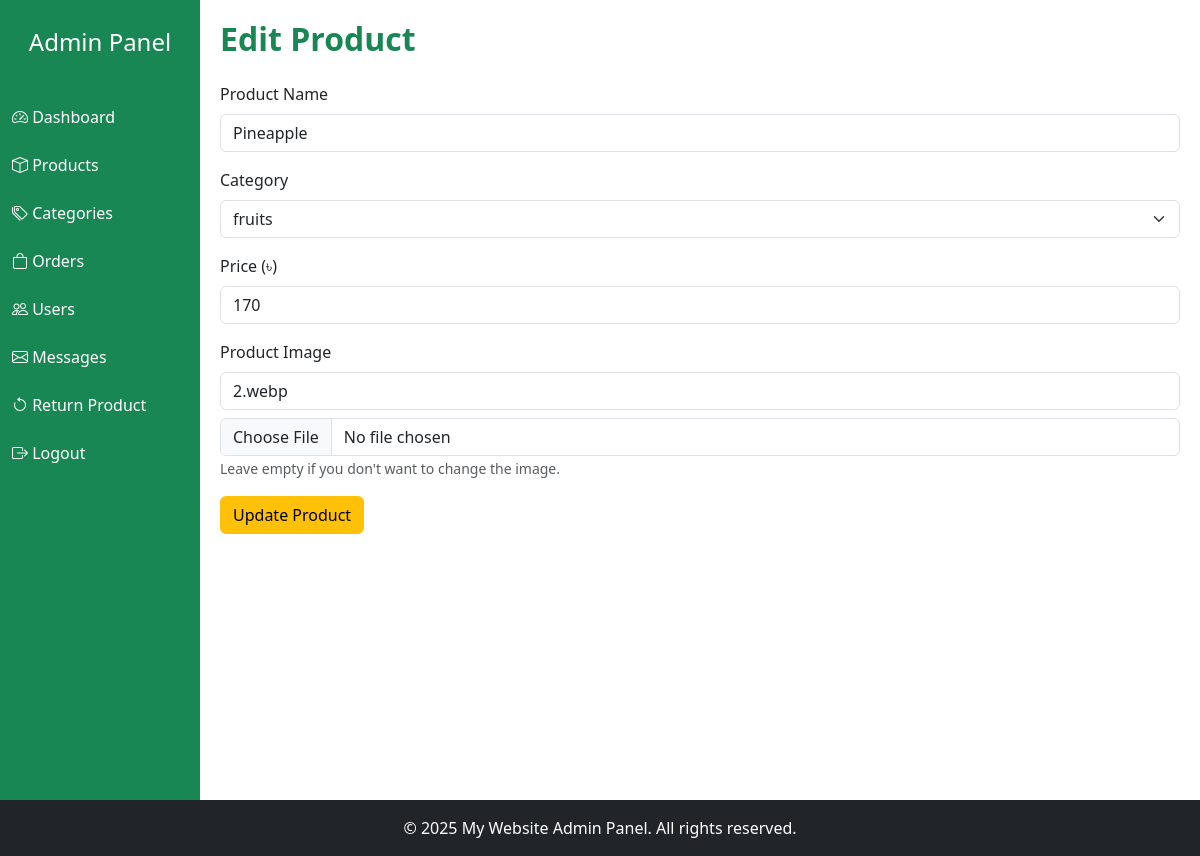
Before: /admin/edit_product.php?id=27 with the older database file.
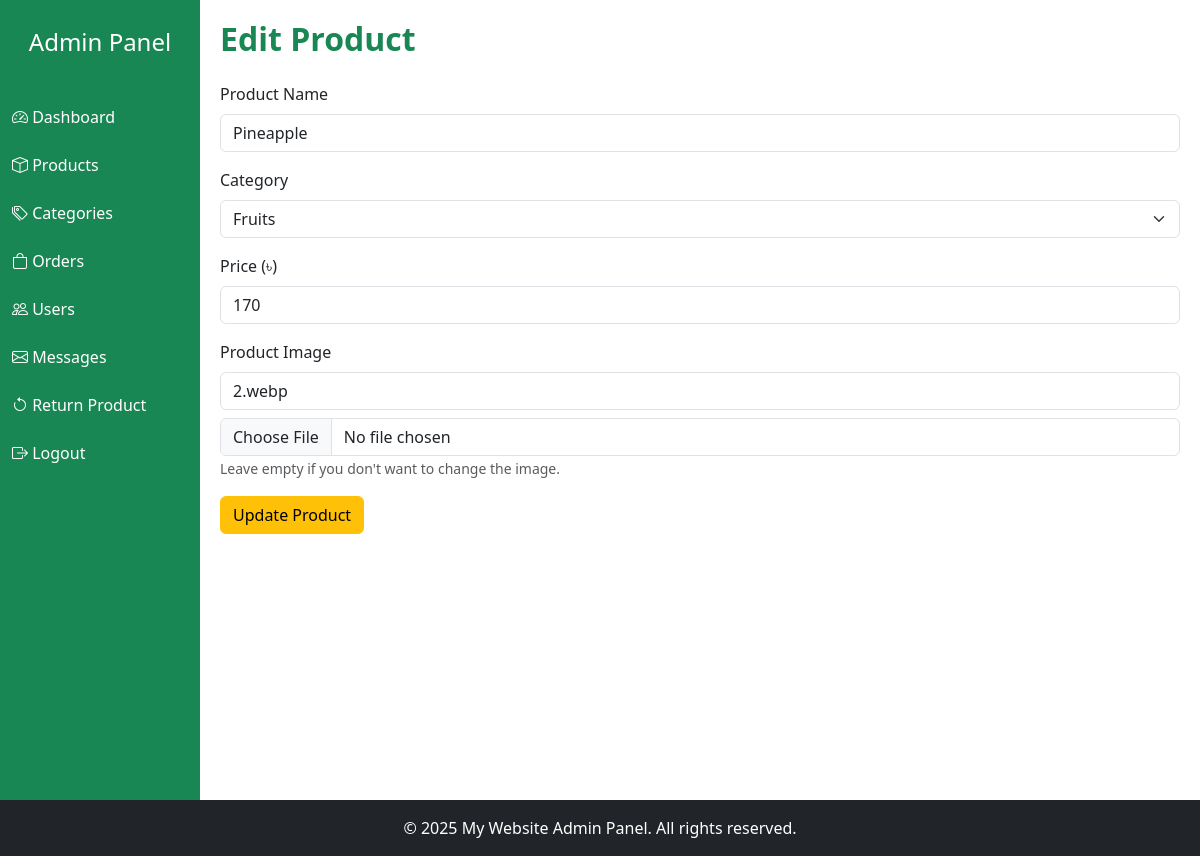
After: the same page with the newer database file.
### tables this page shows
CREATE TABLE `products` (
  `id` int(100) NOT NULL,
  `name` varchar(100) NOT NULL,
  `category_id` int(20) DEFAULT NULL,
  `vendor_id` int(11) DEFAULT NULL,
  `details` varchar(500) NOT NULL,
  `price` int(100) NOT NULL,
  `commission` decimal(10,2) DEFAULT 0.00,
  `stock` int(11) DEFAULT 0,
  `low_stock_threshold` int(11) DEFAULT 5,
  `status` tinyint(1) DEFAULT 1 COMMENT '1=active,0=inactive',
  `created_at` timestamp NOT NULL DEFAULT current_timestamp(),
  `image` varchar(100) NOT NULL
);

CREATE TABLE `category` (
  `id` int(11) NOT NULL,
  `cat_title` text NOT NULL,
  `image` varchar(255) DEFAULT NULL
);

### admin/edit_product.php (the view, shortened to what this page needs)
<?php
include '../db_connect.php';
include 'includes/header.php';
$id = $_GET['id'];
$product = mysqli_fetch_assoc(mysqli_query($conn, "SELECT * FROM products WHERE id='$id'"));
$categories = mysqli_query($conn, "SELECT * FROM category");
?>
<h2 class="text-success fw-bold mb-4">Edit Product</h2>
<form method="POST" enctype="multipart/form-data">
  <div class="mb-3">
    <label class="form-label">Product Name</label>
    <input type="text" name="name" class="form-control" value="<?= htmlspecialchars($product['name']) ?>" required>
  </div>
  <div class="mb-3">
    <label class="form-label">Category</label>
    <select name="category_id" class="form-select" required>
      <?php while($cat = mysqli_fetch_assoc($categories)): ?>
        <option value="<?= $cat['id'] ?>" <?= $product['category_id']==$cat['id']?'selected':'' ?>>
          <?= htmlspecialchars($cat['cat_title']) ?>
        </option>
      <?php endwhile; ?>
    </select>
  </div>
  <div class="mb-3">
    <label class="form-label">Price (৳)</label>
    <input type="number" name="price" class="form-control" value="<?= $product['price'] ?>" required>
  </div>
  <div class="mb-3">
    <label class="form-label">Product Image</label>
    <input type="text" class="form-control mb-2" value="<?= $product['image'] ?>" readonly>
    <input type="file" name="image" class="form-control">
    <small class="text-muted">Leave empty if you don't want to change the image.</small>
  </div>
  <button type="submit" name="submit" class="btn btn-warning">Update Product</button>
</form>
<?php include 'includes/footer.php'; ?>

Changed rows visible on the page:
changed products "Pineapple": category_id "fruits" → "Fruits"
